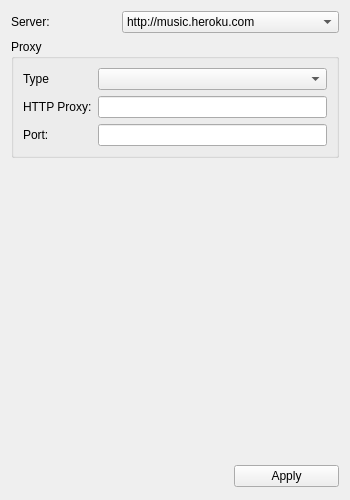
<?xml version="1.0" encoding="UTF-8"?>
<ui version="4.0">
 <class>OptionsPage</class>
 <widget class="QWidget" name="OptionsPage">
  <property name="geometry">
   <rect>
    <x>0</x>
    <y>0</y>
    <width>350</width>
    <height>500</height>
   </rect>
  </property>
  <property name="windowTitle">
   <string>Options</string>
  </property>
  <layout class="QGridLayout" name="gridLayout_2">
   <item row="0" column="0">
    <widget class="QLabel" name="label">
     <property name="text">
      <string>Server:</string>
     </property>
    </widget>
   </item>
   <item row="0" column="1" colspan="2">
    <widget class="QComboBox" name="comboBox_server">
     <property name="sizePolicy">
      <sizepolicy hsizetype="Expanding" vsizetype="Fixed">
       <horstretch>0</horstretch>
       <verstretch>0</verstretch>
      </sizepolicy>
     </property>
     <property name="currentIndex">
      <number>0</number>
     </property>
     <item>
      <property name="text">
       <string>http://music.heroku.com</string>
      </property>
     </item>
     <item>
      <property name="text">
       <string>http://192.168.1.128:3000</string>
      </property>
     </item>
     <item>
      <property name="text">
       <string>http://192.168.2.14:3000</string>
      </property>
     </item>
    </widget>
   </item>
   <item row="1" column="0" colspan="3">
    <widget class="QGroupBox" name="groupBox">
     <property name="title">
      <string>Proxy</string>
     </property>
     <layout class="QGridLayout" name="gridLayout">
      <item row="0" column="0">
       <widget class="QLabel" name="label_2">
        <property name="text">
         <string>Type</string>
        </property>
       </widget>
      </item>
      <item row="0" column="1">
       <widget class="QComboBox" name="type">
        <property name="currentIndex">
         <number>-1</number>
        </property>
        <item>
         <property name="text">
          <string>No proxy</string>
         </property>
        </item>
        <item>
         <property name="text">
          <string>Auto-detect</string>
         </property>
        </item>
        <item>
         <property name="text">
          <string>Manual</string>
         </property>
        </item>
       </widget>
      </item>
      <item row="1" column="0">
       <widget class="QLabel" name="label_3">
        <property name="text">
         <string>HTTP Proxy:</string>
        </property>
       </widget>
      </item>
      <item row="1" column="1">
       <widget class="QLineEdit" name="host"/>
      </item>
      <item row="2" column="0">
       <widget class="QLabel" name="label_4">
        <property name="text">
         <string>Port:</string>
        </property>
       </widget>
      </item>
      <item row="2" column="1">
       <widget class="QLineEdit" name="port"/>
      </item>
     </layout>
    </widget>
   </item>
   <item row="3" column="0" colspan="2">
    <spacer name="horizontalSpacer">
     <property name="orientation">
      <enum>Qt::Horizontal</enum>
     </property>
     <property name="sizeHint" stdset="0">
      <size>
       <width>199</width>
       <height>26</height>
      </size>
     </property>
    </spacer>
   </item>
   <item row="3" column="2">
    <widget class="QPushButton" name="apply">
     <property name="text">
      <string>Apply</string>
     </property>
    </widget>
   </item>
   <item row="2" column="0">
    <spacer name="verticalSpacer">
     <property name="orientation">
      <enum>Qt::Vertical</enum>
     </property>
     <property name="sizeHint" stdset="0">
      <size>
       <width>20</width>
       <height>40</height>
      </size>
     </property>
    </spacer>
   </item>
  </layout>
 </widget>
 <resources/>
 <connections/>
</ui>
